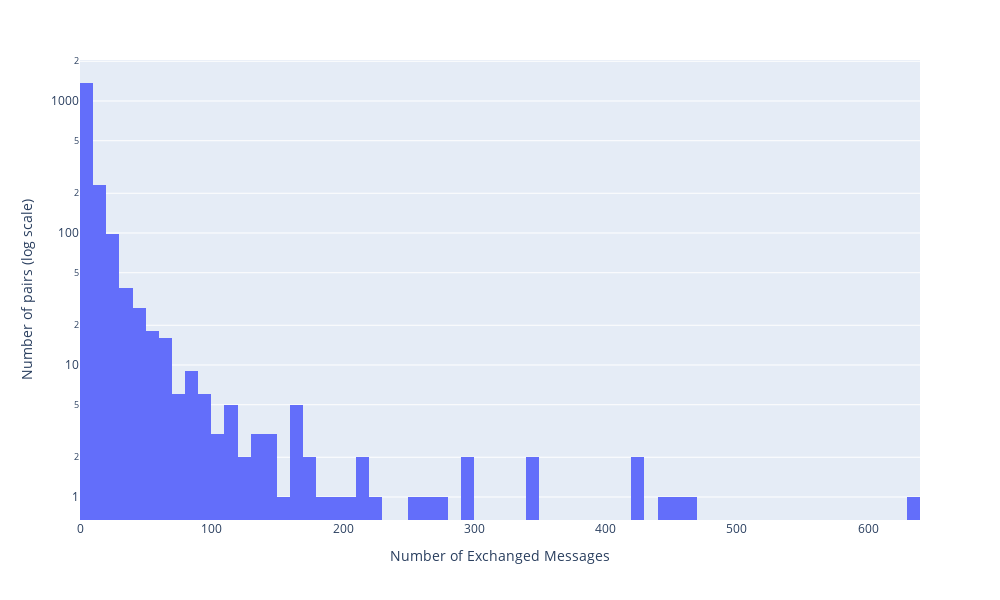

Notebook cell for this chart:
### Code cell
# Plot (log-trans)
fig = px.histogram(exchanged_messages,
                   x="NumMes",
                   nbins=100)
fig.update_layout(
    width=1000,
    height = 600,
    xaxis_title="Number of Exchanged Messages", yaxis_title="Number of pairs (log scale)",
    yaxis=dict(type='log')
)
fig.show()
fig.write_image('../output/plots/exchangedMessages_log.svg', width=1000, height=600)

### Figure 1 — Plotly figure (JSON) as saved in the notebook; plotly's stock layout.template omitted (floating-point values rounded to 4 significant figures; data arrays with more than 128 entries replaced by an {"elided": "..."} marker saying what was removed)
{"data": [{"alignmentgroup": "True", "bingroup": "x", "hovertemplate": "NumMes=%{x}<br>count=%{y}<extra></extra>", "legendgroup": "", "marker": {"color": "#636efa", "pattern": {"shape": ""}}, "name": "", "nbinsx": 100, "offsetgroup": "", "orientation": "v", "showlegend": false, "x": {"elided": "1860 float values"}, "xaxis": "x", "yaxis": "y", "type": "histogram"}], "layout": {"xaxis": {"anchor": "y", "domain": [0.0, 1.0], "title": {"text": "Number of Exchanged Messages"}}, "yaxis": {"anchor": "x", "domain": [0.0, 1.0], "title": {"text": "Number of pairs (log scale)"}, "type": "log"}, "legend": {"tracegroupgap": 0}, "margin": {"t": 60}, "barmode": "relative", "width": 1000, "height": 600}}
